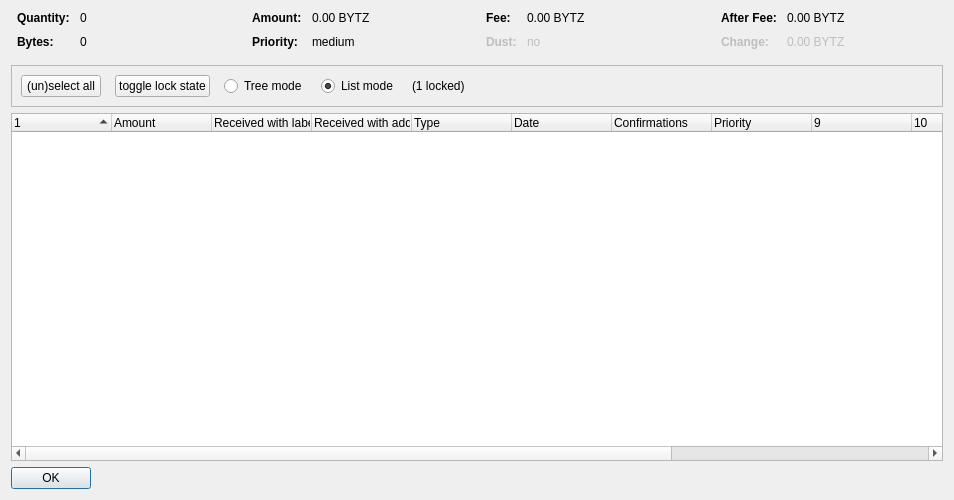
<?xml version="1.0" encoding="UTF-8"?>
<ui version="4.0">
 <class>CoinControlDialog</class>
 <widget class="QDialog" name="CoinControlDialog">
  <property name="geometry">
   <rect>
    <x>0</x>
    <y>0</y>
    <width>954</width>
    <height>500</height>
   </rect>
  </property>
  <property name="windowTitle">
   <string>Coin Selection</string>
  </property>
  <layout class="QVBoxLayout" name="verticalLayout">
   <item>
    <layout class="QHBoxLayout" name="horizontalLayoutTop" stretch="0,0,0,0">
     <property name="topMargin">
      <number>0</number>
     </property>
     <property name="bottomMargin">
      <number>10</number>
     </property>
     <item>
      <layout class="QFormLayout" name="formLayoutCoinControl1">
       <property name="horizontalSpacing">
        <number>10</number>
       </property>
       <property name="verticalSpacing">
        <number>10</number>
       </property>
       <property name="leftMargin">
        <number>6</number>
       </property>
       <property name="rightMargin">
        <number>6</number>
       </property>
       <item row="0" column="0">
        <widget class="QLabel" name="labelCoinControlQuantityText">
         <property name="font">
          <font>
           <weight>75</weight>
           <bold>true</bold>
          </font>
         </property>
         <property name="text">
          <string>Quantity:</string>
         </property>
        </widget>
       </item>
       <item row="0" column="1">
        <widget class="QLabel" name="labelCoinControlQuantity">
         <property name="cursor">
          <cursorShape>IBeamCursor</cursorShape>
         </property>
         <property name="contextMenuPolicy">
          <enum>Qt::ActionsContextMenu</enum>
         </property>
         <property name="text">
          <string notr="true">0</string>
         </property>
         <property name="textInteractionFlags">
          <set>Qt::LinksAccessibleByMouse|Qt::TextSelectableByKeyboard|Qt::TextSelectableByMouse</set>
         </property>
        </widget>
       </item>
       <item row="1" column="0">
        <widget class="QLabel" name="labelCoinControlBytesText">
         <property name="font">
          <font>
           <weight>75</weight>
           <bold>true</bold>
          </font>
         </property>
         <property name="text">
          <string>Bytes:</string>
         </property>
        </widget>
       </item>
       <item row="1" column="1">
        <widget class="QLabel" name="labelCoinControlBytes">
         <property name="cursor">
          <cursorShape>IBeamCursor</cursorShape>
         </property>
         <property name="contextMenuPolicy">
          <enum>Qt::ActionsContextMenu</enum>
         </property>
         <property name="text">
          <string notr="true">0</string>
         </property>
         <property name="textInteractionFlags">
          <set>Qt::LinksAccessibleByMouse|Qt::TextSelectableByKeyboard|Qt::TextSelectableByMouse</set>
         </property>
        </widget>
       </item>
      </layout>
     </item>
     <item>
      <layout class="QFormLayout" name="formLayoutCoinControl2">
       <property name="horizontalSpacing">
        <number>10</number>
       </property>
       <property name="verticalSpacing">
        <number>10</number>
       </property>
       <property name="leftMargin">
        <number>6</number>
       </property>
       <property name="rightMargin">
        <number>6</number>
       </property>
       <item row="0" column="0">
        <widget class="QLabel" name="labelCoinControlAmountText">
         <property name="font">
          <font>
           <weight>75</weight>
           <bold>true</bold>
          </font>
         </property>
         <property name="text">
          <string>Amount:</string>
         </property>
        </widget>
       </item>
       <item row="0" column="1">
        <widget class="QLabel" name="labelCoinControlAmount">
         <property name="cursor">
          <cursorShape>IBeamCursor</cursorShape>
         </property>
         <property name="contextMenuPolicy">
          <enum>Qt::ActionsContextMenu</enum>
         </property>
         <property name="text">
          <string notr="true">0.00 BYTZ</string>
         </property>
         <property name="textInteractionFlags">
          <set>Qt::LinksAccessibleByMouse|Qt::TextSelectableByKeyboard|Qt::TextSelectableByMouse</set>
         </property>
        </widget>
       </item>
       <item row="1" column="0">
        <widget class="QLabel" name="labelCoinControlPriorityText">
         <property name="font">
          <font>
           <weight>75</weight>
           <bold>true</bold>
          </font>
         </property>
         <property name="text">
          <string>Priority:</string>
         </property>
        </widget>
       </item>
       <item row="1" column="1">
        <widget class="QLabel" name="labelCoinControlPriority">
         <property name="cursor">
          <cursorShape>IBeamCursor</cursorShape>
         </property>
         <property name="contextMenuPolicy">
          <enum>Qt::ActionsContextMenu</enum>
         </property>
         <property name="text">
          <string>medium</string>
         </property>
         <property name="textInteractionFlags">
          <set>Qt::LinksAccessibleByMouse|Qt::TextSelectableByKeyboard|Qt::TextSelectableByMouse</set>
         </property>
        </widget>
       </item>
      </layout>
     </item>
     <item>
      <layout class="QFormLayout" name="formLayoutCoinControl3">
       <property name="horizontalSpacing">
        <number>10</number>
       </property>
       <property name="verticalSpacing">
        <number>10</number>
       </property>
       <property name="leftMargin">
        <number>6</number>
       </property>
       <property name="rightMargin">
        <number>6</number>
       </property>
       <item row="0" column="0">
        <widget class="QLabel" name="labelCoinControlFeeText">
         <property name="font">
          <font>
           <weight>75</weight>
           <bold>true</bold>
          </font>
         </property>
         <property name="text">
          <string>Fee:</string>
         </property>
        </widget>
       </item>
       <item row="0" column="1">
        <widget class="QLabel" name="labelCoinControlFee">
         <property name="cursor">
          <cursorShape>IBeamCursor</cursorShape>
         </property>
         <property name="contextMenuPolicy">
          <enum>Qt::ActionsContextMenu</enum>
         </property>
         <property name="text">
          <string notr="true">0.00 BYTZ</string>
         </property>
         <property name="textInteractionFlags">
          <set>Qt::LinksAccessibleByMouse|Qt::TextSelectableByKeyboard|Qt::TextSelectableByMouse</set>
         </property>
        </widget>
       </item>
       <item row="1" column="0">
        <widget class="QLabel" name="labelCoinControlLowOutputText">
         <property name="enabled">
          <bool>false</bool>
         </property>
         <property name="font">
          <font>
           <weight>75</weight>
           <bold>true</bold>
          </font>
         </property>
         <property name="text">
          <string>Dust:</string>
         </property>
        </widget>
       </item>
       <item row="1" column="1">
        <widget class="QLabel" name="labelCoinControlLowOutput">
         <property name="enabled">
          <bool>false</bool>
         </property>
         <property name="cursor">
          <cursorShape>IBeamCursor</cursorShape>
         </property>
         <property name="contextMenuPolicy">
          <enum>Qt::ActionsContextMenu</enum>
         </property>
         <property name="text">
          <string>no</string>
         </property>
         <property name="textInteractionFlags">
          <set>Qt::LinksAccessibleByMouse|Qt::TextSelectableByKeyboard|Qt::TextSelectableByMouse</set>
         </property>
        </widget>
       </item>
      </layout>
     </item>
     <item>
      <layout class="QFormLayout" name="formLayoutCoinControl4">
       <property name="horizontalSpacing">
        <number>10</number>
       </property>
       <property name="verticalSpacing">
        <number>10</number>
       </property>
       <property name="leftMargin">
        <number>6</number>
       </property>
       <property name="rightMargin">
        <number>6</number>
       </property>
       <item row="0" column="0">
        <widget class="QLabel" name="labelCoinControlAfterFeeText">
         <property name="font">
          <font>
           <weight>75</weight>
           <bold>true</bold>
          </font>
         </property>
         <property name="text">
          <string>After Fee:</string>
         </property>
        </widget>
       </item>
       <item row="0" column="1">
        <widget class="QLabel" name="labelCoinControlAfterFee">
         <property name="cursor">
          <cursorShape>IBeamCursor</cursorShape>
         </property>
         <property name="contextMenuPolicy">
          <enum>Qt::ActionsContextMenu</enum>
         </property>
         <property name="text">
          <string notr="true">0.00 BYTZ</string>
         </property>
         <property name="textInteractionFlags">
          <set>Qt::LinksAccessibleByMouse|Qt::TextSelectableByKeyboard|Qt::TextSelectableByMouse</set>
         </property>
        </widget>
       </item>
       <item row="1" column="0">
        <widget class="QLabel" name="labelCoinControlChangeText">
         <property name="enabled">
          <bool>false</bool>
         </property>
         <property name="font">
          <font>
           <weight>75</weight>
           <bold>true</bold>
          </font>
         </property>
         <property name="text">
          <string>Change:</string>
         </property>
        </widget>
       </item>
       <item row="1" column="1">
        <widget class="QLabel" name="labelCoinControlChange">
         <property name="enabled">
          <bool>false</bool>
         </property>
         <property name="cursor">
          <cursorShape>IBeamCursor</cursorShape>
         </property>
         <property name="contextMenuPolicy">
          <enum>Qt::ActionsContextMenu</enum>
         </property>
         <property name="text">
          <string notr="true">0.00 BYTZ</string>
         </property>
         <property name="textInteractionFlags">
          <set>Qt::LinksAccessibleByMouse|Qt::TextSelectableByKeyboard|Qt::TextSelectableByMouse</set>
         </property>
        </widget>
       </item>
      </layout>
     </item>
    </layout>
   </item>
   <item>
    <widget class="QFrame" name="frame">
     <property name="minimumSize">
      <size>
       <width>0</width>
       <height>40</height>
      </size>
     </property>
     <property name="frameShape">
      <enum>QFrame::StyledPanel</enum>
     </property>
     <property name="frameShadow">
      <enum>QFrame::Sunken</enum>
     </property>
     <layout class="QHBoxLayout" name="horizontalLayout">
      <item>
       <layout class="QHBoxLayout" name="horizontalLayoutPanel" stretch="0,0,0,0,0,0">
        <property name="spacing">
         <number>14</number>
        </property>
        <item>
         <widget class="QPushButton" name="pushButtonSelectAll">
          <property name="sizePolicy">
           <sizepolicy hsizetype="Maximum" vsizetype="Fixed">
            <horstretch>0</horstretch>
            <verstretch>0</verstretch>
           </sizepolicy>
          </property>
          <property name="text">
           <string>(un)select all</string>
          </property>
          <property name="autoDefault">
           <bool>false</bool>
          </property>
         </widget>
        </item>
        <item>
         <widget class="QPushButton" name="pushButtonToggleLock">
          <property name="sizePolicy">
           <sizepolicy hsizetype="Maximum" vsizetype="Fixed">
            <horstretch>0</horstretch>
            <verstretch>0</verstretch>
           </sizepolicy>
          </property>
          <property name="text">
           <string>toggle lock state</string>
          </property>
          <property name="autoDefault">
           <bool>false</bool>
          </property>
         </widget>
        </item>
        <item>
         <widget class="QRadioButton" name="radioTreeMode">
          <property name="sizePolicy">
           <sizepolicy hsizetype="Maximum" vsizetype="Fixed">
            <horstretch>0</horstretch>
            <verstretch>0</verstretch>
           </sizepolicy>
          </property>
          <property name="text">
           <string>Tree mode</string>
          </property>
         </widget>
        </item>
        <item>
         <widget class="QRadioButton" name="radioListMode">
          <property name="sizePolicy">
           <sizepolicy hsizetype="Maximum" vsizetype="Fixed">
            <horstretch>0</horstretch>
            <verstretch>0</verstretch>
           </sizepolicy>
          </property>
          <property name="text">
           <string>List mode</string>
          </property>
          <property name="checked">
           <bool>true</bool>
          </property>
         </widget>
        </item>
        <item>
         <widget class="QLabel" name="labelLocked">
          <property name="text">
           <string>(1 locked)</string>
          </property>
         </widget>
        </item>
        <item>
         <spacer name="horizontalSpacer">
          <property name="orientation">
           <enum>Qt::Horizontal</enum>
          </property>
          <property name="sizeHint" stdset="0">
           <size>
            <width>40</width>
            <height>20</height>
           </size>
          </property>
         </spacer>
        </item>
       </layout>
      </item>
     </layout>
    </widget>
   </item>
   <item>
    <widget class="CoinControlTreeWidget" name="treeWidget">
     <property name="contextMenuPolicy">
      <enum>Qt::CustomContextMenu</enum>
     </property>
     <property name="sortingEnabled">
      <bool>false</bool>
     </property>
     <property name="columnCount">
      <number>13</number>
     </property>
     <attribute name="headerShowSortIndicator" stdset="0">
      <bool>true</bool>
     </attribute>
     <attribute name="headerStretchLastSection">
      <bool>false</bool>
     </attribute>
     <column>
      <property name="text">
       <string/>
      </property>
     </column>
     <column>
      <property name="text">
       <string>Amount</string>
      </property>
     </column>
     <column>
      <property name="text">
       <string>Received with label</string>
      </property>
     </column>
     <column>
      <property name="text">
       <string>Received with address</string>
      </property>
     </column>
     <column>
      <property name="text">
       <string>Type</string>
      </property>
     </column>
     <column>
      <property name="text">
       <string>Date</string>
      </property>
     </column>
     <column>
      <property name="text">
       <string>Confirmations</string>
      </property>
      <property name="toolTip">
       <string>Confirmed</string>
      </property>
     </column>
     <column>
      <property name="text">
       <string>Priority</string>
      </property>
     </column>
     <column>
      <property name="text">
       <string/>
      </property>
     </column>
     <column>
      <property name="text">
       <string/>
      </property>
     </column>
     <column>
      <property name="text">
       <string/>
      </property>
     </column>
     <column>
      <property name="text">
       <string/>
      </property>
     </column>
     <column>
      <property name="text">
       <string/>
      </property>
     </column>
    </widget>
   </item>
   <item>
    <widget class="QDialogButtonBox" name="buttonBox">
     <property name="sizePolicy">
      <sizepolicy hsizetype="Maximum" vsizetype="Fixed">
       <horstretch>0</horstretch>
       <verstretch>0</verstretch>
      </sizepolicy>
     </property>
     <property name="orientation">
      <enum>Qt::Horizontal</enum>
     </property>
     <property name="standardButtons">
      <set>QDialogButtonBox::Ok</set>
     </property>
    </widget>
   </item>
  </layout>
 </widget>
 <customwidgets>
  <customwidget>
   <class>CoinControlTreeWidget</class>
   <extends>QTreeWidget</extends>
   <header>coincontroltreewidget.h</header>
  </customwidget>
 </customwidgets>
 <resources/>
 <connections/>
</ui>
